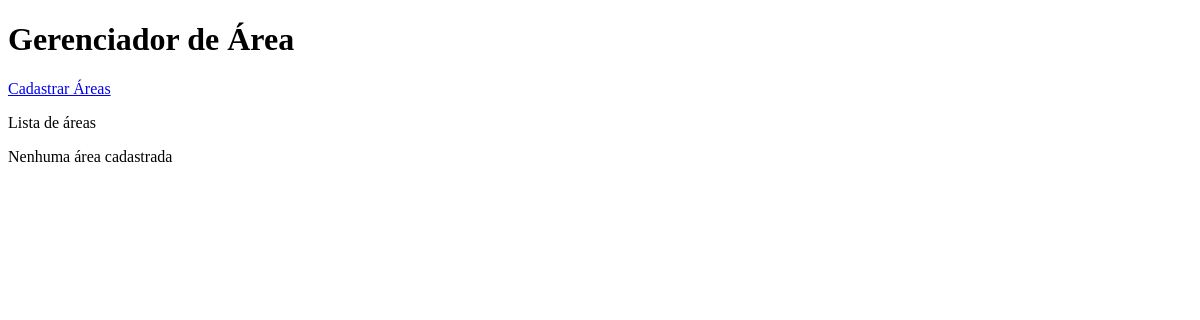
Page /areas/ on the earlier database version.
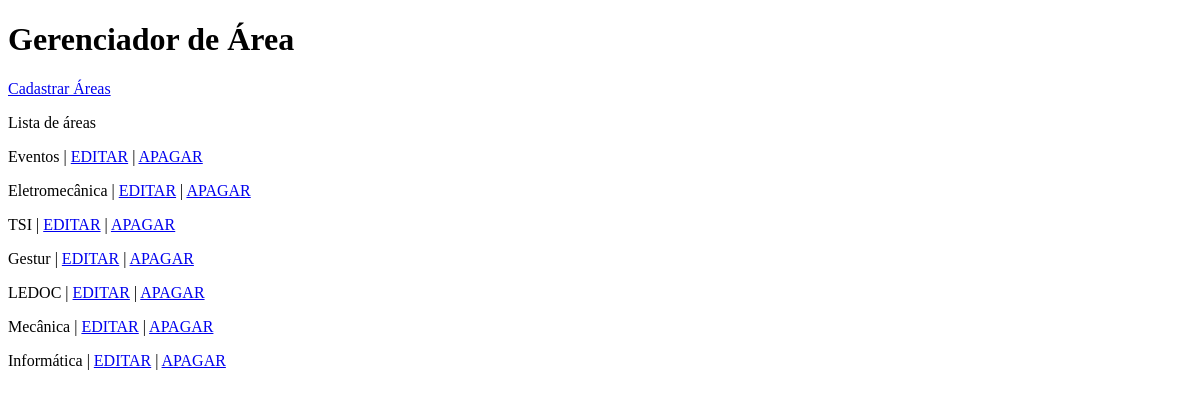
Same page on the later database version.
### core/models.py (models this page shows)
class Area (models.Model):
    nome = models.CharField('Nome', max_length=50)

### core/views.py (the view)
# urls.py: path('areas/', areas, name='areas'),
def areas(request):
    areas = Area.objects.all()
    contexto = {
        'lista_areas': areas
    }
    return render(request, 'Bruno_Gomes/areas.html', contexto)

### core/templates/Bruno_Gomes/areas.html (shortened to what this page needs)
<!DOCTYPE html>
<html lang="pt-br">
<head>
</head>
<body>
    <h1>Gerenciador de Área</h1>
    <a href="{% url 'area_cadastro' %}">Cadastrar Áreas</a>
    <p>Lista de áreas</p>
    {% for area in lista_areas %}
        <p>{{ area.nome }}
            | <a href="{% url 'area_editar' area.id %}">EDITAR</a>
            | <a href="{% url 'area_remover' area.id %}">APAGAR</a></p>
        {% empty %}
        <p>Nenhuma área cadastrada</p>
    {% endfor %}
</body>
</html>

Differences in the rows shown:
added Area: nome "Eventos"
added Area: nome "Eletromecânica"
added Area: nome "TSI"
added Area: nome "Gestur"
added Area: nome "LEDOC"
added Area: nome "Mecânica"
added Area: nome "Informática"
Other differences:
text no longer shown: "Nenhuma área cadastrada"
